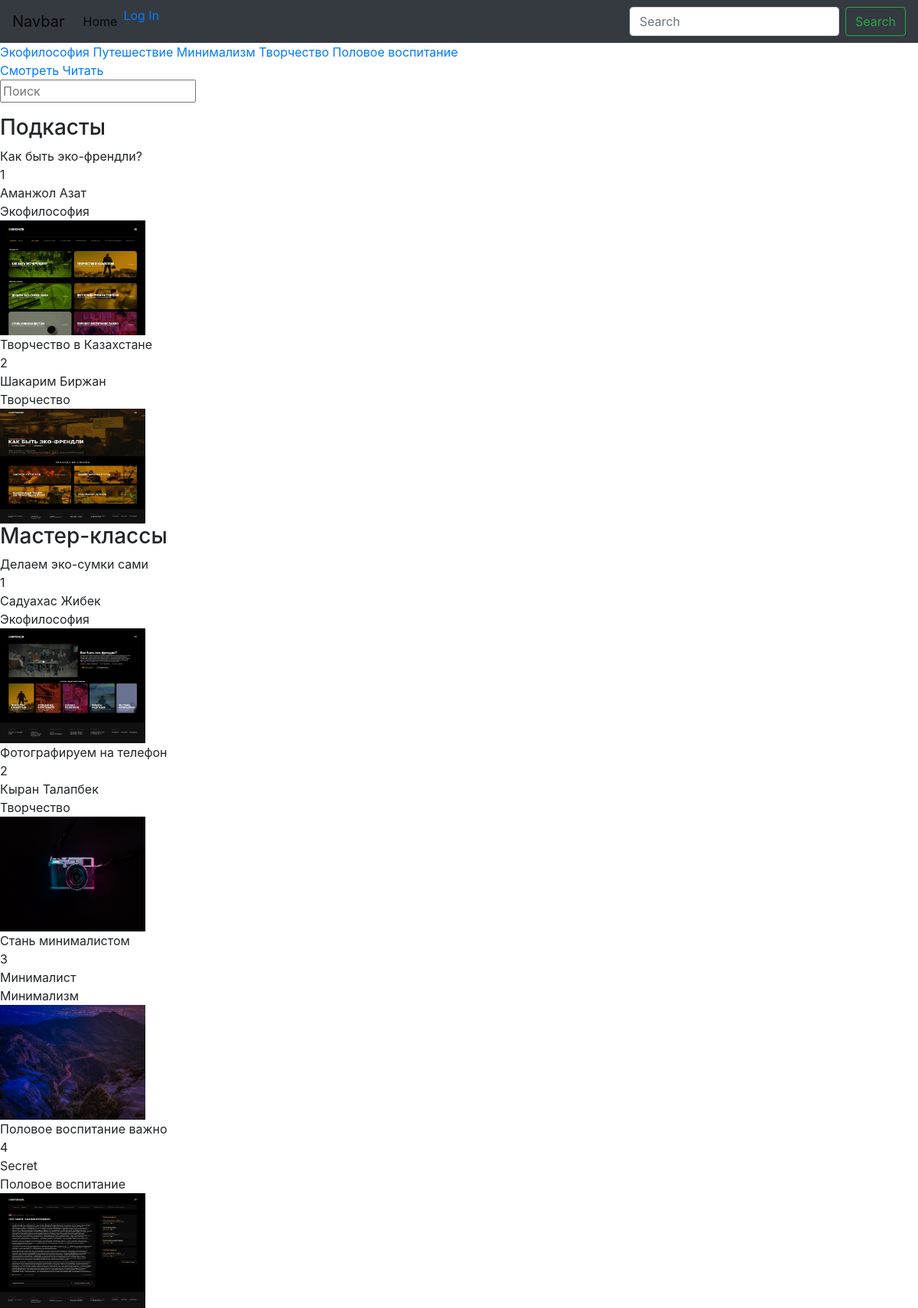
Screenshot of /obrazovanie/ with the database file from the repository.
### Obrazovanie/models.py (models this page shows, shortened)
class Genre(models.Model):
    name = models.CharField(max_length=120)
    slug = models.SlugField(blank=True, unique=True)
    def __str__(self):
        return str(self.name)

class Type(models.Model):
    name = models.CharField(max_length=120)
    slug = models.SlugField(blank=True, unique=True)

class Item(models.Model):
    type = models.ForeignKey(Type, on_delete=models.CASCADE, blank=True, null=True)
    format = models.ForeignKey(Format, on_delete=models.CASCADE, blank=True, null=True)
    name = models.CharField(max_length=120)
    number_of_item = models.IntegerField()
    guest = models.CharField(max_length=120, default='Secret')
    image = models.ImageField(blank=True, upload_to='item-image')
    genre = models.ForeignKey(Genre, on_delete=models.CASCADE, blank=True, null=True)
    video = models.FileField(upload_to='item-videos', default='Please upload video')
    description_video = models.TextField(blank=True, null=True)
    created_date = models.DateTimeField(default=timezone.now)
    leading = models.CharField(max_length=120, blank=True)
    views = models.PositiveIntegerField(default=0)
    clip = models.CharField(blank=True, max_length=120)

### Obrazovanie/views.py (the view)
# urls.py: path('obrazovanie/', show_item, name='obrazovanie_url'),
def show_item(request):
    type = Type.objects.all()
    item = Item.objects.all()
    genre = Genre.objects.all()
    context = {
        'type': type,
        'item': item,
        'genre': genre
    }
    return render(request, 'obrazovanie/obrazovanie.html', context)

### Obrazovanie/templates/obrazovanie/obrazovanie.html (shortened to what this page needs)
{% extends 'base.html' %}
{% block subtitle %}
  {% for genre in genre %}
    <a href="{% url 'genre_detail_url' slug=genre.slug %}">{{ genre.name }}</a>
  {% endfor %}
  <div class="">
    <a href="{% url 'obrazovanie_url' %}">Смотреть</a>
    <a href="{% url 'all_reports_url' %}">Читать</a>
  </div>
{% endblock %}
{% block content %}
    <div class="res-search">
      <input id="search" type="searh" class="search-food" name="search-food" placeholder="Поиск">
    </div>
  {% for type in type %}
    <h3>{{ type.name }}</h3>
    {% for item in type.item_set.all %}
      <div class="">
      {{ item.name }}
      <div class="">
        {{ item.number_of_item }}
      </div>
      <div class="">
        {{ item.guest }}
      </div>
      <div class="">
        {{ item.genre }}
      </div>
      <a href="{{ item.clip }}">
        <div class="">
          <img style="width: 190px; height: 150px;" src="{{ item.image.url }}" alt="">
        </div>
      </a>
    </div>
    {% endfor %}
  {% endfor %}
{% endblock %}

### rows the page displays
Genre: name "Экофилософия"
Genre: name "Путешествие"
Genre: name "Минимализм"
Genre: name "Творчество"
Genre: name "Половое воспитание"
Type: name "Подкасты"
Item: name "Как быть эко-френдли?", number_of_item "1", guest "Аманжол Азат", genre "Экофилософия", image (picture)
Item: name "Творчество в Казахстане", number_of_item "2", guest "Шакарим Биржан", genre "Творчество", image (picture)
Type: name "Мастер-классы"
Item: name "Делаем эко-сумки сами", number_of_item "1", guest "Садуахас Жибек", genre "Экофилософия", image (picture)
Item: name "Фотографируем на телефон", number_of_item "2", guest "Кыран Талапбек", genre "Творчество", image (picture)
Item: name "Стань минималистом", number_of_item "3", guest "Минималист", genre "Минимализм", image (picture)
Item: name "Половое воспитание важно", number_of_item "4", guest "Secret", genre "Половое воспитание", image (picture)
